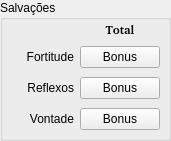
    <widget class="QGroupBox" name="groupBox_5">
     <property name="geometry">
      <rect>
       <x>0</x>
       <y>270</y>
       <width>171</width>
       <height>141</height>
      </rect>
     </property>
     <property name="title">
      <string>Salvações</string>
     </property>
     <widget class="QWidget" name="gridLayoutWidget_4">
      <property name="geometry">
       <rect>
        <x>-1</x>
        <y>19</y>
        <width>161</width>
        <height>118</height>
       </rect>
      </property>
      <layout class="QGridLayout" name="gridLayout_4">
       <item row="2" column="0">
        <widget class="QLabel" name="label_65">
         <property name="text">
          <string>Reflexos</string>
         </property>
         <property name="alignment">
          <set>Qt::AlignRight|Qt::AlignTrailing|Qt::AlignVCenter</set>
         </property>
        </widget>
       </item>
       <item row="3" column="0">
        <widget class="QLabel" name="label_66">
         <property name="text">
          <string>Vontade</string>
         </property>
         <property name="alignment">
          <set>Qt::AlignRight|Qt::AlignTrailing|Qt::AlignVCenter</set>
         </property>
        </widget>
       </item>
       <item row="1" column="1">
        <widget class="QPushButton" name="botao_bonus_salvacao_fortitude">
         <property name="text">
          <string>Bonus</string>
         </property>
        </widget>
       </item>
       <item row="3" column="1">
        <widget class="QPushButton" name="botao_bonus_salvacao_vontade">
         <property name="text">
          <string>Bonus</string>
         </property>
        </widget>
       </item>
       <item row="1" column="0">
        <widget class="QLabel" name="label_67">
         <property name="text">
          <string>Fortitude</string>
         </property>
         <property name="alignment">
          <set>Qt::AlignRight|Qt::AlignTrailing|Qt::AlignVCenter</set>
         </property>
        </widget>
       </item>
       <item row="2" column="1">
        <widget class="QPushButton" name="botao_bonus_salvacao_reflexo">
         <property name="text">
          <string>Bonus</string>
         </property>
        </widget>
       </item>
       <item row="0" column="1">
        <widget class="QLabel" name="label_70">
         <property name="sizePolicy">
          <sizepolicy hsizetype="Preferred" vsizetype="Fixed">
           <horstretch>0</horstretch>
           <verstretch>0</verstretch>
          </sizepolicy>
         </property>
         <property name="font">
          <font>
           <family>Noto Sans [unknown]</family>
           <weight>75</weight>
           <bold>true</bold>
          </font>
         </property>
         <property name="text">
          <string>Total</string>
         </property>
         <property name="alignment">
          <set>Qt::AlignCenter</set>
         </property>
        </widget>
       </item>
      </layout>
     </widget>
    </widget>
